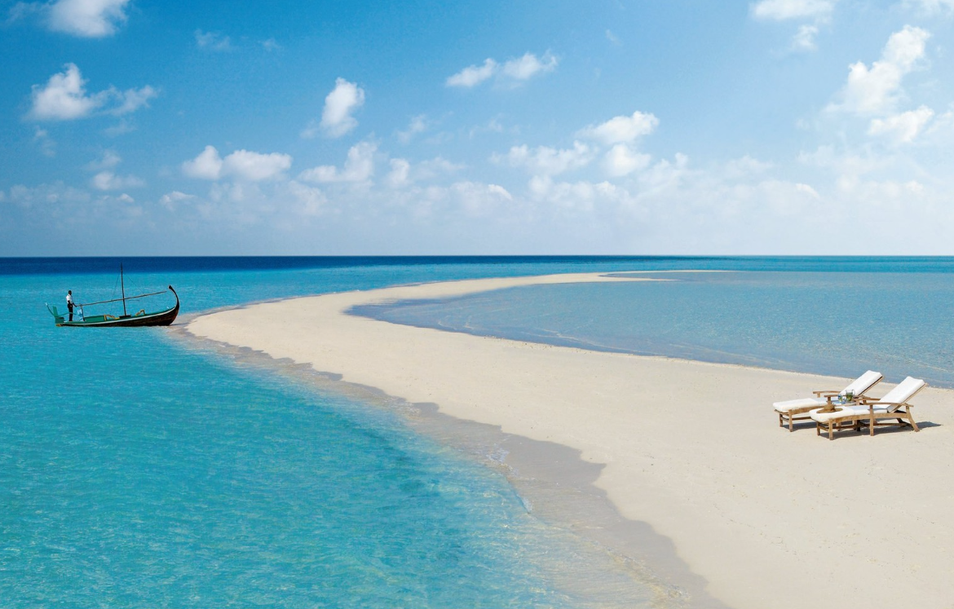
#> input picture duomeiti/CBIR_experiment/dataset/beach1.png, 954 x 609 px, shrunk from 1170 x 747 before the run; the run also reads 1 picture not shown here
$ python cbir_experiment.py
#> lines starting #> are read from the running program, lines starting #| are printed output that depends on the picture
import os
import re
from typing import Dict, List, Optional, Tuple

import cv2
import matplotlib.pyplot as plt
import numpy as np


class ColorHistogramCBIR:
	"""CBIR system based on global color histograms."""

	def __init__(self, bins: Tuple[int, int, int] = (8, 8, 8)) -> None:
		self.bins = bins
		self.index: List[Dict[str, object]] = []

	@staticmethod
	def _extract_label(file_name: str) -> str:
		"""Extract category name from leading alphabetic prefix in filename."""
		stem = os.path.splitext(os.path.basename(file_name))[0].lower()
		match = re.match(r"([a-zA-Z]+)", stem)
		return match.group(1).lower() if match else "unknown"

	def extract_histogram(self, image_bgr: np.ndarray) -> np.ndarray:
		"""Compute and normalize RGB 3D histogram as feature vector."""
		image_rgb = cv2.cvtColor(image_bgr, cv2.COLOR_BGR2RGB)
		hist = cv2.calcHist(
			[image_rgb],
			[0, 1, 2],
			None,
			list(self.bins),
			[0, 256, 0, 256, 0, 256],
		)
		hist = hist.flatten().astype(np.float32)
		hist_sum = np.sum(hist)
		if hist_sum > 0:
			hist /= hist_sum
		return hist

	@staticmethod
	def similarity(hist_a: np.ndarray, hist_b: np.ndarray) -> float:
		"""Histogram intersection similarity in [0, 1]."""
		return float(np.minimum(hist_a, hist_b).sum())

	def build_index(self, dataset_dir: str) -> None:
		"""Build feature database from all images in dataset_dir."""
		self.index.clear()
		valid_ext = {".jpg", ".jpeg", ".png", ".bmp", ".tif", ".tiff", ".webp"}

		for file_name in sorted(os.listdir(dataset_dir)):
			path = os.path.join(dataset_dir, file_name)
			if not os.path.isfile(path):
				continue
			if os.path.splitext(file_name)[1].lower() not in valid_ext:
				continue

			image = cv2.imread(path)
			if image is None:
				continue

			self.index.append(
				{
					"path": path,
					"file": file_name,
					"label": self._extract_label(file_name),
					"hist": self.extract_histogram(image),
				}
			)

		if not self.index:
			raise ValueError(f"No valid images found in dataset: {dataset_dir}")

	def search(self, query_image_path: str, top_k: int = 3) -> List[Dict[str, object]]:
		"""Retrieve top_k most similar images for query image."""
		if not self.index:
			raise ValueError("Dataset index is empty. Call build_index() first.")

		query_img = cv2.imread(query_image_path)
		if query_img is None:
			raise FileNotFoundError(f"Cannot read query image: {query_image_path}")

		query_hist = self.extract_histogram(query_img)
		results: List[Dict[str, object]] = []
		for item in self.index:
			score = self.similarity(query_hist, item["hist"])  # type: ignore[index]
			results.append(
				{
					"path": item["path"],
					"file": item["file"],
					"label": item["label"],
					"score": score,
				}
			)

		results.sort(key=lambda x: x["score"], reverse=True)
		return results[:top_k]

	def rank_all(self, query_image_path: str) -> List[Dict[str, object]]:
		"""Return full ranked list for evaluation."""
		if not self.index:
			raise ValueError("Dataset index is empty. Call build_index() first.")

		query_img = cv2.imread(query_image_path)
		if query_img is None:
			raise FileNotFoundError(f"Cannot read query image: {query_image_path}")

		query_hist = self.extract_histogram(query_img)
		ranked: List[Dict[str, object]] = []
		for item in self.index:
			score = self.similarity(query_hist, item["hist"])  # type: ignore[index]
			ranked.append(
				{
					"path": item["path"],
					"file": item["file"],
					"label": item["label"],
					"score": score,
				}
			)

		ranked.sort(key=lambda x: x["score"], reverse=True)
		return ranked


class CBIREvaluator:
	"""Evaluation for Precision, Recall and Average Precision (AP/MAP for one query)."""

	@staticmethod
	def precision_recall(
		ranked_results: List[Dict[str, object]],
		query_label: str,
		total_relevant: int,
	) -> Tuple[List[float], List[float]]:
		tp = 0
		precision_list: List[float] = []
		recall_list: List[float] = []

		for rank, item in enumerate(ranked_results, start=1):
			if item["label"] == query_label:
				tp += 1
			precision_list.append(tp / rank)
			recall_list.append(tp / total_relevant if total_relevant > 0 else 0.0)

		return precision_list, recall_list

	@staticmethod
	def average_precision(
		ranked_results: List[Dict[str, object]], query_label: str, total_relevant: int
	) -> float:
		if total_relevant <= 0:
			return 0.0

		tp = 0
		precision_at_hits: List[float] = []
		for rank, item in enumerate(ranked_results, start=1):
			if item["label"] == query_label:
				tp += 1
				precision_at_hits.append(tp / rank)

		return float(np.mean(precision_at_hits)) if precision_at_hits else 0.0

	def evaluate(
		self,
		ranked_results: List[Dict[str, object]],
		query_label: str,
		total_relevant: int,
	) -> Dict[str, object]:
		precision_list, recall_list = self.precision_recall(
			ranked_results, query_label, total_relevant
		)
		ap = self.average_precision(ranked_results, query_label, total_relevant)

		final_precision = precision_list[-1] if precision_list else 0.0
		final_recall = recall_list[-1] if recall_list else 0.0

		return {
			"precision_curve": precision_list,
			"recall_curve": recall_list,
			"AP": ap,
			"MAP": ap,
			"final_precision": final_precision,
			"final_recall": final_recall,
		}


def _resolve_query_path(project_root: str, preferred: Optional[str] = None) -> str:
	"""Resolve query path; supports typo-style query.jps as fallback."""
	candidates = []
	if preferred:
		candidates.append(preferred)
	candidates.extend(["query.jps", "query.jpg", "query.jpeg", "query.png", "query.bmp"])

	for name in candidates:
		path = name if os.path.isabs(name) else os.path.join(project_root, name)
		if os.path.isfile(path):
			return path

	raise FileNotFoundError(
		"Query image not found. Expected one of: query.jps/query.jpg/query.jpeg/query.png/query.bmp"
	)


def _plot_query_and_pr(
	query_image_path: str,
	recall_curve: List[float],
	precision_curve: List[float],
	map_score: float,
) -> None:
	query_img_bgr = cv2.imread(query_image_path)
	if query_img_bgr is None:
		return
	query_img_rgb = cv2.cvtColor(query_img_bgr, cv2.COLOR_BGR2RGB)

	plt.figure(figsize=(10, 4))
	ax1 = plt.subplot(1, 2, 1)
	ax1.plot(recall_curve, precision_curve, color="blue")
	ax1.set_title(f"Precision-Recall Curve | MAP: {map_score:.4f}")
	ax1.set_xlabel("Recall")
	ax1.set_ylabel("Precision")
	ax1.set_xlim(0, 1.0)
	ax1.set_ylim(0, 1.05)
	ax1.grid(True, linestyle="--", alpha=0.5)

	ax2 = plt.subplot(1, 2, 2)
	ax2.imshow(query_img_rgb)
	ax2.set_title("Query Image")
	ax2.axis("off")

	plt.tight_layout()


def _plot_top_results(results: List[Dict[str, object]]) -> None:
	if not results:
		return

	n = len(results)
	plt.figure(figsize=(4 * n, 4))
	for i, item in enumerate(results, start=1):
		img_bgr = cv2.imread(str(item["path"]))
		if img_bgr is None:
			continue
		img_rgb = cv2.cvtColor(img_bgr, cv2.COLOR_BGR2RGB)

		ax = plt.subplot(1, n, i)
		ax.imshow(img_rgb)
		ax.set_title(f"Top{i}\n{item['file']}\nscore: {item['score']:.4f}")
		ax.axis("off")

	plt.tight_layout()


def run_experiment(
	dataset_dir: str = "dataset",
	query_path: Optional[str] = None,
	top_k: int = 3,
	bins: Tuple[int, int, int] = (8, 8, 8),
) -> Dict[str, object]:
	"""Run complete CBIR workflow: indexing, retrieval, evaluation, visualization."""
	project_root = os.path.dirname(os.path.abspath(__file__))
	dataset_path = dataset_dir if os.path.isabs(dataset_dir) else os.path.join(project_root, dataset_dir)
	query_image_path = _resolve_query_path(project_root, query_path)

	cbir = ColorHistogramCBIR(bins=bins)
	cbir.build_index(dataset_path)
#> in build_index, image is the input picture: shape (609, 954, 3); mean B, G, R 197.5, 180.1, 133.2
#> in extract_histogram, `hist = hist.flatten().astype(np.float32)`: hist = 512 values, max 90915 at index 438, min 0 at index 2, mean 1134.7
#> in extract_histogram, `hist_sum = np.sum(hist)`: hist_sum = 580986
#> in extract_histogram, `hist /= hist_sum`: hist = 512 values, max 0.156 at index 438, min 0 at index 2, mean 0.00195

	ranked_results = cbir.rank_all(query_image_path)
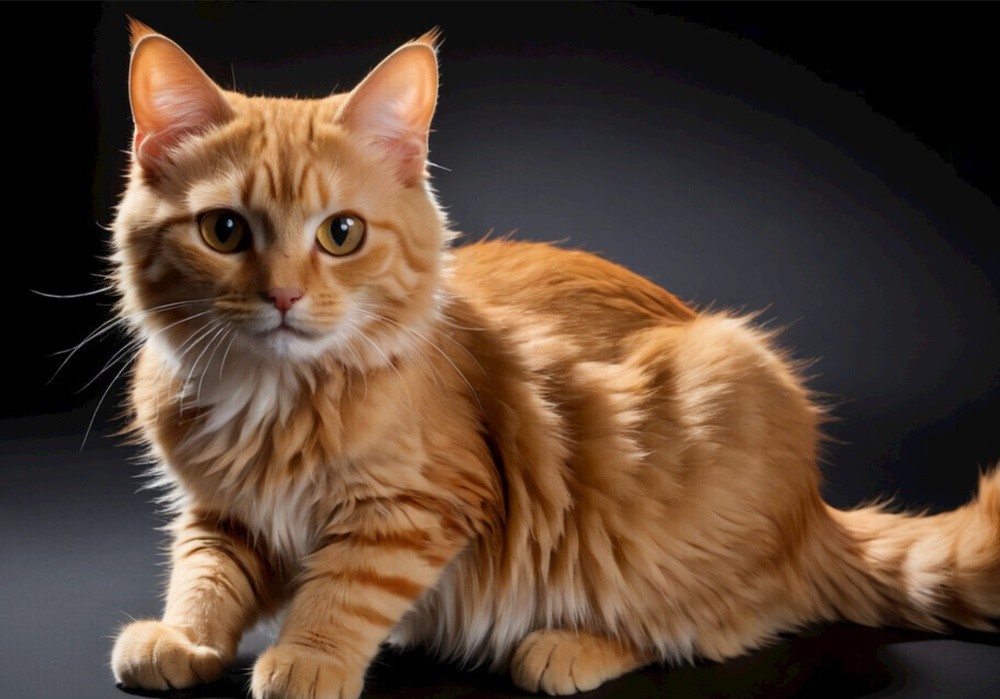
#> input picture duomeiti/CBIR_experiment/query.jpg, 1000 x 699 px, shrunk from 1227 x 858 before the run
#> in rank_all, query_img is the input picture: shape (699, 1000, 3); mean B, G, R 50.1, 65.8, 87.3
#> in rank_all, `query_hist = self.extract_histogram(query_img)`: query_hist = 512 values, max 0.31 at index 0, min 0 at index 2, mean 0.00195
#> the loop in rank_all, `for item in self.index:` made 3 passes
#> score on passes 1 to 3: 0.0203, 0.157, 0.492
#> after the loop in rank_all, `for item in self.index:`: ranked = 3 items
#> ranked_results = 3 items
	top_results = ranked_results[:top_k]
#> top_results = 3 items

	query_label = ColorHistogramCBIR._extract_label(os.path.basename(query_image_path))
	all_labels = [str(item["label"]) for item in cbir.index]
#> all_labels = ['beach', 'beach', 'cat']
	label_set = set(all_labels)
#> label_set = 2 items

	# If query label is unknown or not present in dataset classes,
	# fall back to top-1 retrieved label for single-query evaluation.
	if (query_label == "unknown" or query_label not in label_set) and top_results:
		query_label = str(top_results[0]["label"])
#> query_label = 'cat'

	total_relevant = sum(1 for label in all_labels if label == query_label)
#> total_relevant = 1
	evaluator = CBIREvaluator()
	metrics = evaluator.evaluate(ranked_results, query_label, total_relevant)
#> the loop in precision_recall, `for rank, item in enumerate(ranked_results, start=1):` made 3 passes
#> tp on pass 1: 1
#> after the loop in precision_recall, `for rank, item in enumerate(ranked_results, start=1):`: precision_list = [1, 0.5, 0.333]; recall_list = [1, 1, 1]; tp = 1
#> in evaluate, `precision_list, recall_list = self.precision_recall( ranked_results, q..`: precision_list = [1, 0.5, 0.333]; recall_list = [1, 1, 1]
#> the loop in average_precision, `for rank, item in enumerate(ranked_results, start=1):` made 3 passes
#> after the loop in average_precision, `for rank, item in enumerate(ranked_results, start=1):`: precision_at_hits = [1]; tp = 1
#> in evaluate, `final_precision = precision_list[-1] if precision_list else 0.0`: final_precision = 0.333
#> in evaluate, `final_recall = recall_list[-1] if recall_list else 0.0`: final_recall = 1
#> metrics = {'precision_curve': [1, 0.5, 0.333], 'recall_curve': [1, 1, 1], 'AP': 1, 'MAP': 1, 'final_precision': 0.333, 'final_recall': 1}

	print("=" * 60)
	print("Color Histogram CBIR Experiment")
	print(f"Dataset dir     : {dataset_path}")
	print(f"Query image     : {query_image_path}")
	print(f"Query label     : {query_label}")
#| Query label     : cat
	print(f"Histogram bins  : {bins}")
	print(f"Total images    : {len(cbir.index)}")
#| Total images    : 3
	print(f"Total relevant  : {total_relevant}")
#| Total relevant  : 1
	print("-" * 60)
	print("Top-K Retrieval Results")
	for idx, item in enumerate(top_results, start=1):
		print(
			f"Top{idx}: {item['file']} | label={item['label']} | similarity={item['score']:.4f}"
		)
#> this loop made 3 passes
#| Top1: cat.jpg | label=cat | similarity=0.4918
#| Top2: beach2.png | label=beach | similarity=0.1575
#| Top3: beach1.png | label=beach | similarity=0.0203
	print("-" * 60)
	print(f"Precision: {metrics['final_precision']:.4f}")
#| Precision: 0.3333
	print(f"Recall   : {metrics['final_recall']:.4f}")
#| Recall   : 1.0000
	print(f"MAP(AP)  : {metrics['MAP']:.4f}")
#| MAP(AP)  : 1.0000
	print("=" * 60)

	_plot_query_and_pr(
		query_image_path,
		metrics["recall_curve"],  # type: ignore[arg-type]
		metrics["precision_curve"],  # type: ignore[arg-type]
		float(metrics["MAP"]),
	)
	_plot_top_results(top_results)
#> in _plot_top_results, `n = len(results)`: n = 3
	plt.show()
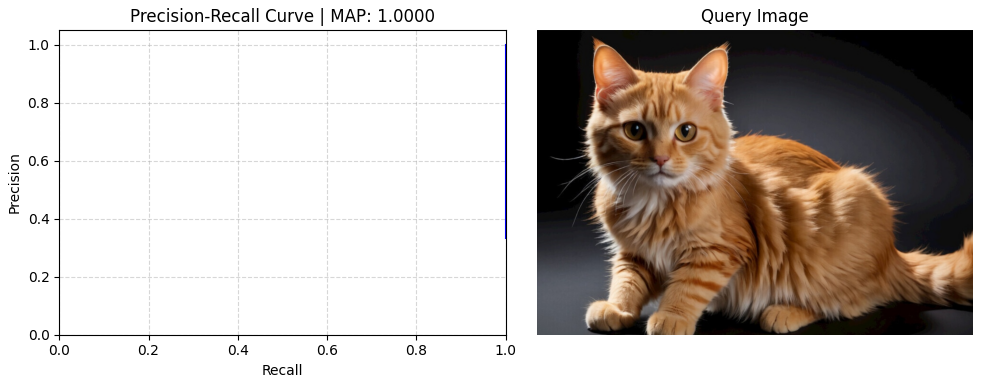
#> figure drawn by matplotlib, 2 panels
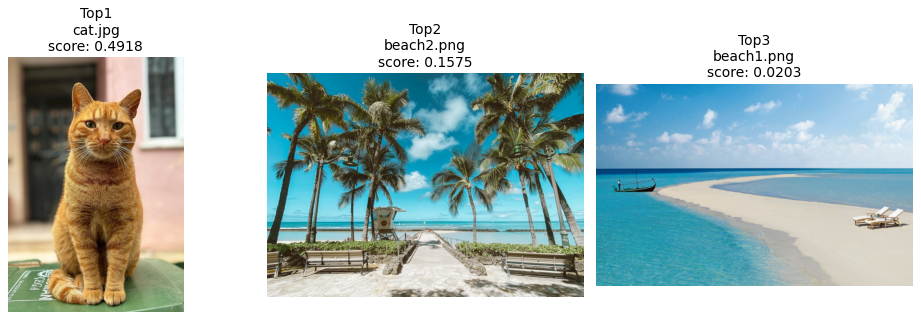
#> figure drawn by matplotlib, 3 panels

	return {
		"top_results": top_results,
		"metrics": metrics,
		"query_path": query_image_path,
		"query_label": query_label,
	}


if __name__ == "__main__":
	run_experiment(dataset_dir="dataset", query_path=None, top_k=3, bins=(8, 8, 8))
